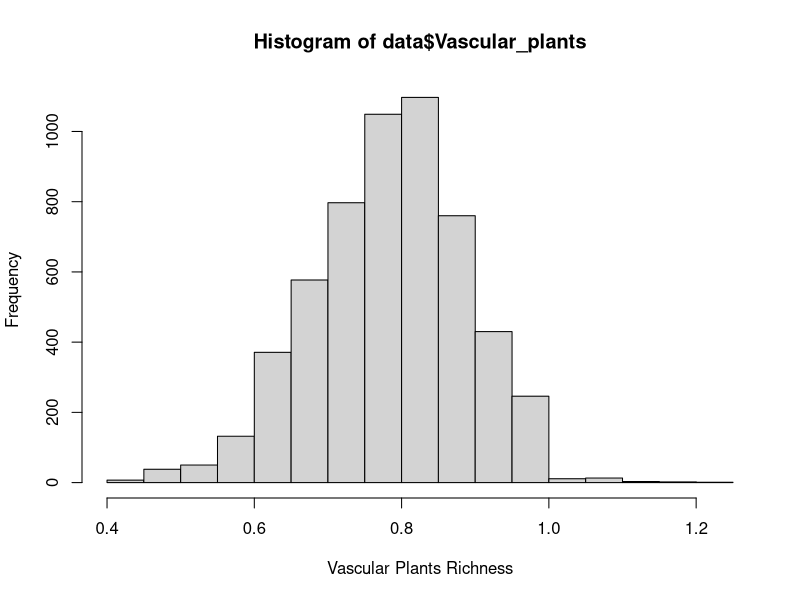
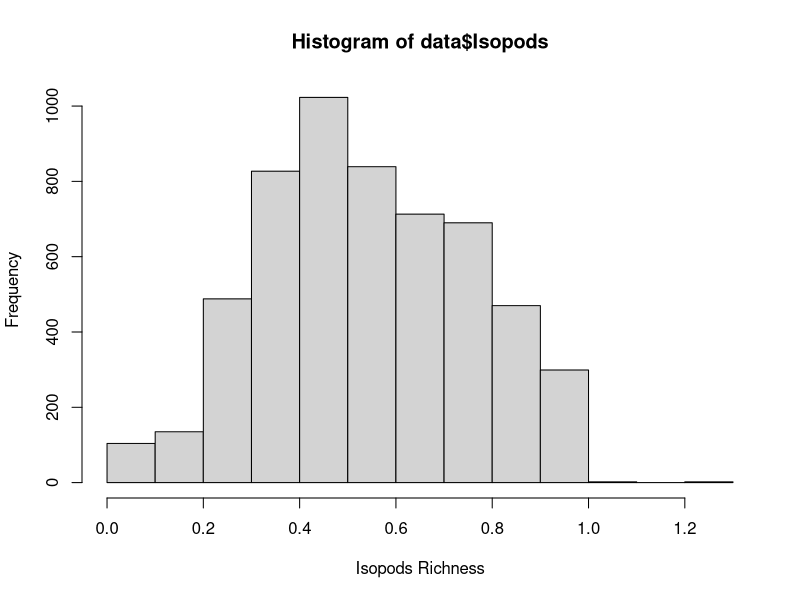
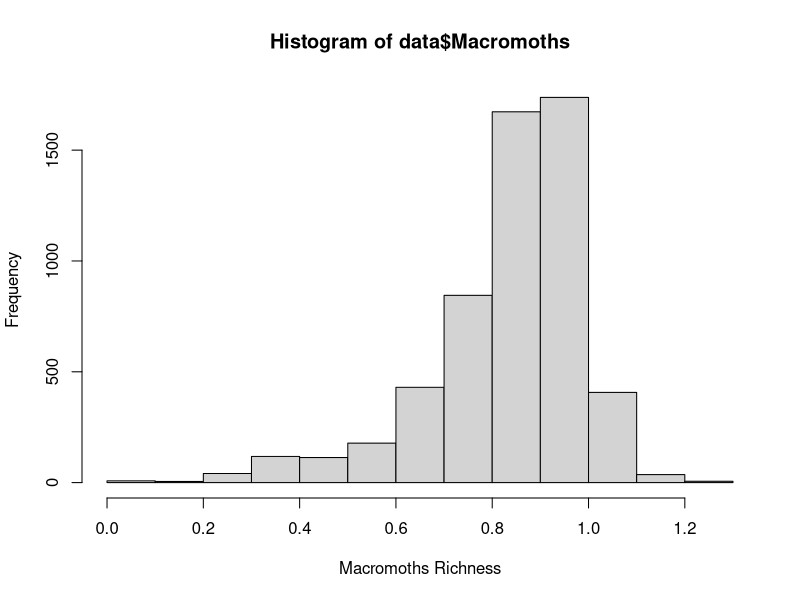
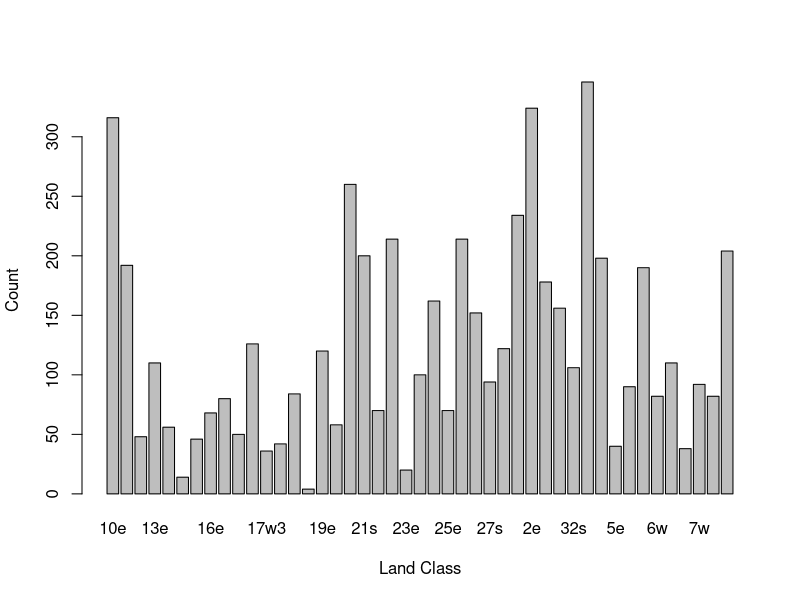
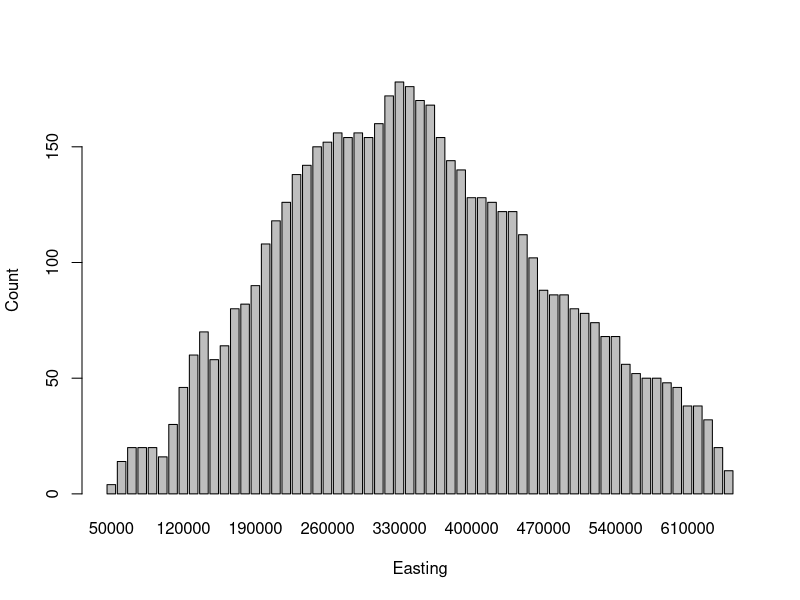
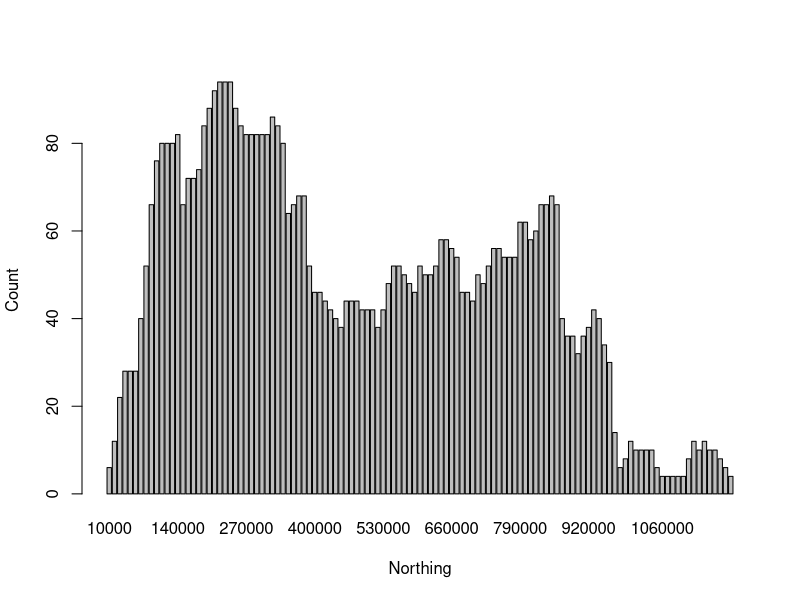

Recreate these plots in R, in order.
## Biodiversity Analysis: Species Richness from 7 Taxonomic Groups 	

data <- read.csv("proportional_species_richness_V2.csv")

str(data)

# Select relevant columns for the taxonomic groups
selected_groups <- c("Bees", "Bryophytes", "Carabids", "Isopods", 
                     "Ladybirds", "Macromoths", "Vascular_plants")

# Calculate BD7
data$BD7 <- rowMeans(data[selected_groups], na.rm = TRUE)

# Calculate BD11
data$BD11 <- rowMeans(data[, c("Bees", "Bird", "Bryophytes", "Butterflies", 
                                               "Carabids", "Hoverflies", "Isopods", 
                                               "Ladybirds", "Macromoths", "Grasshoppers_._Crickets", 
                                               "Vascular_plants")], na.rm = TRUE)

## 1. Univariate Analysis
summary(data$Vascular_plants)
# Distribution of Vascular Plants Proportional Species Richness
hist(data$Vascular_plants, xlab = "Vascular Plants Richness")


summary(data$Isopods)
# Distribution of Isopods Proportional Species Richness
hist(data$Isopods, xlab = "Isopods Richness")

summary(data$Macromoths)
# Distribution of Macromoths Proportional Species Richness
hist(data$Macromoths, xlab = "Macromoths Richness")

# Distribution of Dominant Land Class
barplot(table(data$dominantLandClass), 
        xlab = "Land Class", ylab = "Count")

# Distribution of Easting
barplot(table(data$Easting),  
        xlab = "Easting", ylab = "Count")

# Distribution of Northing
barplot(table(data$Northing), 
        xlab = "Northing", ylab = "Count")

summary(data[,selected_groups])

## 2. Hypothesis Test

### T-Test for Two Independent Samples
t.test(data$Bees, data$Vascular_plants, alternative = "two.sided")

t.test(data$Bryophytes, data$Macromoths, alternative = "two.sided")

t.test(data$Carabids, data$Ladybirds, alternative = "two.sided")

### Wilcoxon Signed-Rank Test for Paired Samples
wilcox.test(data$Ladybirds, data$Macromoths, 
            paired = TRUE, alternative = "two.sided")

wilcox.test(data$Bryophytes, data$Isopods, 
            paired = TRUE, alternative = "two.sided")

wilcox.test(data$Vascular_plants, data$Carabids, 
            paired = TRUE, alternative = "two.sided")

## 3. Linear Regression

## Simple Linear Regression for BD7 vs. BD11 Overall

regression_overall <- lm(BD7 ~ BD11, data = data)

# Summary of the regression
summary(regression_overall)

## Simple Linear Regression for BD7 vs. BD11 by Period

# Create separate data frames for each period
periods <- unique(data$period)

# Perform regression for each period
regression_by_period <- lapply(periods, function(period) {
  subset_data <- subset(data, period == period)
  lm(BD7 ~ BD11, data = subset_data)
})

# Display summaries for each regression
lapply(seq_along(regression_by_period), function(i) {
  cat("\nSummary for Period", periods[i], ":\n")
  print(summary(regression_by_period[[i]]))
})

## 4. Multiple Linear Regression

cleand_data <- na.omit(data)
attach(cleand_data)

# Calculate BD4 (mean of the remaining four taxonomic groups)
cleand_data$BD4 <- rowMeans(cleand_data[, c("Bird", "Butterflies", 
                              "Hoverflies", "Grasshoppers_._Crickets")], 
                     na.rm = TRUE)

# Multiple linear regression
multiple_regression <- lm(BD4 ~ Bees + Bryophytes + Carabids + 
                            Isopods + Ladybirds + Macromoths + Vascular_plants, 
                          data = cleand_data)

# Summary of the regression
summary(multiple_regression)

### Feature Selection based on P-values and AIC

# Perform stepwise backward elimination based on AIC
backward_selection <- step(multiple_regression, direction = "forward")

# Display the final model
summary(backward_selection)

## 5. Open Analysis
# Linear regression of BD7 against the "period" variable
regression_bd7_period <- lm(BD7 ~ period, data = cleand_data)

# Summary of the regression
summary(regression_bd7_period)


# Linear regression of BD7 against the "period" variable
regression_bd4_period <- lm(BD4 ~ period, data = cleand_data)

# Summary of the regression
summary(regression_bd4_period)

